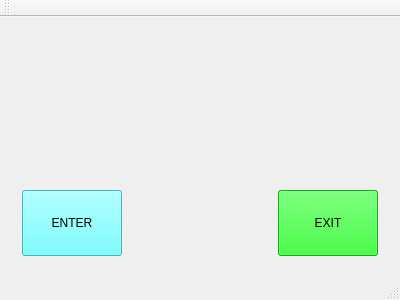
<?xml version="1.0" encoding="UTF-8"?>
<ui version="4.0">
 <class>MainWindow</class>
 <widget class="QMainWindow" name="MainWindow">
  <property name="geometry">
   <rect>
    <x>0</x>
    <y>0</y>
    <width>400</width>
    <height>300</height>
   </rect>
  </property>
  <property name="windowTitle">
   <string>MainWindow</string>
  </property>
  <widget class="QWidget" name="centralWidget">
   <layout class="QGridLayout" name="gridLayout">
    <item row="0" column="0">
     <widget class="QWidget" name="widget" native="true">
      <layout class="QVBoxLayout" name="verticalLayout_2">
       <item>
        <spacer name="verticalSpacer_2">
         <property name="orientation">
          <enum>Qt::Vertical</enum>
         </property>
         <property name="sizeHint" stdset="0">
          <size>
           <width>20</width>
           <height>205</height>
          </size>
         </property>
        </spacer>
       </item>
       <item>
        <widget class="QPushButton" name="pushButton_2">
         <property name="minimumSize">
          <size>
           <width>0</width>
           <height>66</height>
          </size>
         </property>
         <property name="styleSheet">
          <string notr="true">background-color: rgb(85, 255, 255);
font: 87 12pt &quot;Arial Black&quot;;</string>
         </property>
         <property name="text">
          <string>ENTER</string>
         </property>
        </widget>
       </item>
      </layout>
     </widget>
    </item>
    <item row="0" column="1">
     <widget class="QWidget" name="widget_2" native="true"/>
    </item>
    <item row="0" column="2">
     <widget class="QWidget" name="widget_3" native="true">
      <layout class="QVBoxLayout" name="verticalLayout">
       <item>
        <spacer name="verticalSpacer">
         <property name="orientation">
          <enum>Qt::Vertical</enum>
         </property>
         <property name="sizeHint" stdset="0">
          <size>
           <width>20</width>
           <height>205</height>
          </size>
         </property>
        </spacer>
       </item>
       <item>
        <widget class="QPushButton" name="pushButton">
         <property name="minimumSize">
          <size>
           <width>0</width>
           <height>66</height>
          </size>
         </property>
         <property name="styleSheet">
          <string notr="true">background-color: rgb(0, 255, 0);
font: 87 12pt &quot;Arial Black&quot;;</string>
         </property>
         <property name="text">
          <string>EXIT</string>
         </property>
        </widget>
       </item>
      </layout>
     </widget>
    </item>
   </layout>
  </widget>
  <widget class="QMenuBar" name="menuBar">
   <property name="geometry">
    <rect>
     <x>0</x>
     <y>0</y>
     <width>400</width>
     <height>26</height>
    </rect>
   </property>
  </widget>
  <widget class="QToolBar" name="mainToolBar">
   <attribute name="toolBarArea">
    <enum>TopToolBarArea</enum>
   </attribute>
   <attribute name="toolBarBreak">
    <bool>false</bool>
   </attribute>
  </widget>
  <widget class="QStatusBar" name="statusBar"/>
 </widget>
 <layoutdefault spacing="6" margin="11"/>
 <resources/>
 <connections/>
</ui>
